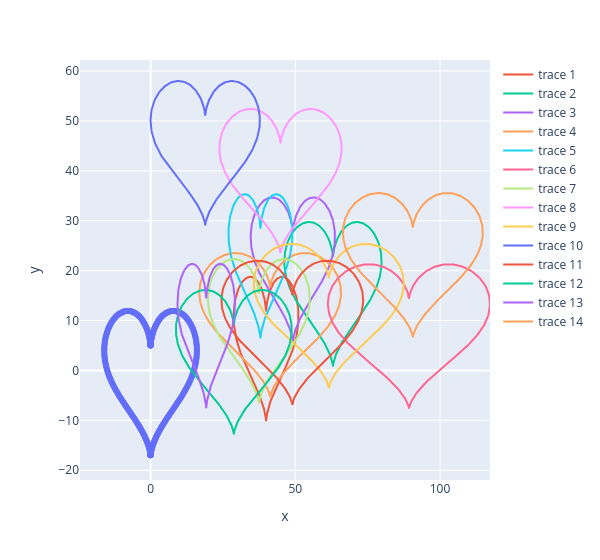

Source (notebook cell):
### Code cell
import math


def heart():
    # http://mathworld.wolfram.com/HeartCurve.html
    t = np.linspace(0, 2 * np.pi, 360)
    # print(t)
    # x=[]
    # y=[]
    # for theta in t:
    #     x.append(16 * math.sin(theta) ** 3)
    #     y.append(13 * np.cos(t) - 5 * np.cos(2 * t) - 2 * np.cos(3 * t) - np.cos(4 * t))
    x = 16 * np.sin(t) ** 3  # ufunc -> universal function
    y = 13 * np.cos(t) - 5 * np.cos(2 * t) - 2 * np.cos(3 * t) - np.cos(4 * t)
    # return px.scatter(x=x, y=y)
    fig = px.scatter(x=x, y=y, width=600)
    for _ in range(14):
        fig.add_scatter(
            x=(x + np.random.randint(10, 70)) * np.random.randint(50, 201) / 100,
            y=y + np.random.randint(5, 30) * np.random.randint(50, 201) / 100,
        )
    # fig.add_scatter(x=x + 50, y=y)
    # fig.add_scatter(x=x + 20, y=y)
    # fig.add_scatter(x=x + 20, y=y+ 40)
    # fig.update_layout(showlegend=False)
    return fig


heart()

### Figure 1 — Plotly figure (JSON) as saved in the notebook; plotly's stock layout.template omitted (floating-point values rounded to 4 significant figures; data arrays with more than 128 entries replaced by an {"elided": "..."} marker saying what was removed)
{"data": [{"hovertemplate": "x=%{x}<br>y=%{y}<extra></extra>", "legendgroup": "", "marker": {"color": "#636efa", "symbol": "circle"}, "mode": "markers", "name": "", "orientation": "v", "showlegend": false, "type": "scatter", "x": {"elided": "360 float values"}, "xaxis": "x", "y": {"elided": "360 float values"}, "yaxis": "y"}, {"type": "scatter", "x": {"elided": "360 float values"}, "y": {"elided": "360 float values"}}, {"type": "scatter", "x": {"elided": "360 float values"}, "y": {"elided": "360 float values"}}, {"type": "scatter", "x": {"elided": "360 float values"}, "y": {"elided": "360 float values"}}, {"type": "scatter", "x": {"elided": "360 float values"}, "y": {"elided": "360 float values"}}, {"type": "scatter", "x": {"elided": "360 float values"}, "y": {"elided": "360 float values"}}, {"type": "scatter", "x": {"elided": "360 float values"}, "y": {"elided": "360 float values"}}, {"type": "scatter", "x": {"elided": "360 float values"}, "y": {"elided": "360 float values"}}, {"type": "scatter", "x": {"elided": "360 float values"}, "y": {"elided": "360 float values"}}, {"type": "scatter", "x": {"elided": "360 float values"}, "y": {"elided": "360 float values"}}, {"type": "scatter", "x": {"elided": "360 float values"}, "y": {"elided": "360 float values"}}, {"type": "scatter", "x": {"elided": "360 float values"}, "y": {"elided": "360 float values"}}, {"type": "scatter", "x": {"elided": "360 float values"}, "y": {"elided": "360 float values"}}, {"type": "scatter", "x": {"elided": "360 float values"}, "y": {"elided": "360 float values"}}, {"type": "scatter", "x": {"elided": "360 float values"}, "y": {"elided": "360 float values"}}], "layout": {"legend": {"tracegroupgap": 0}, "margin": {"t": 60}, "width": 600, "xaxis": {"anchor": "y", "domain": [0, 1], "title": {"text": "x"}}, "yaxis": {"anchor": "x", "domain": [0, 1], "title": {"text": "y"}}}}
